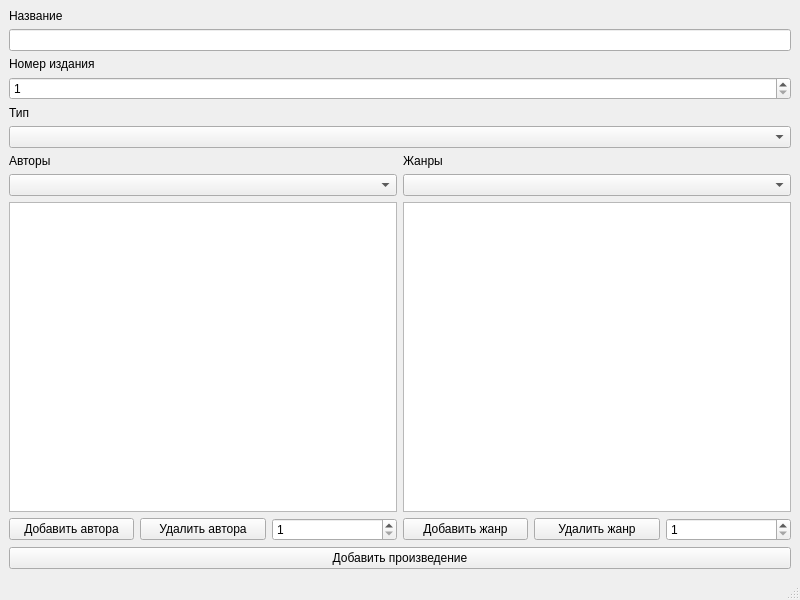
<?xml version="1.0" encoding="UTF-8"?>
<ui version="4.0">
 <class>AddWork</class>
 <widget class="QMainWindow" name="AddWork">
  <property name="geometry">
   <rect>
    <x>0</x>
    <y>0</y>
    <width>800</width>
    <height>600</height>
   </rect>
  </property>
  <property name="windowTitle">
   <string>Добавить произведение</string>
  </property>
  <property name="windowIcon">
   <iconset resource="../../Icons.qrc">
    <normaloff>:/Icons/MainIcon/Resources/MainIcons/free-icon-book-4341050.png</normaloff>:/Icons/MainIcon/Resources/MainIcons/free-icon-book-4341050.png</iconset>
  </property>
  <widget class="QWidget" name="centralwidget">
   <layout class="QVBoxLayout" name="verticalLayout_4">
    <item>
     <layout class="QVBoxLayout" name="verticalLayout">
      <item>
       <widget class="QLabel" name="label">
        <property name="text">
         <string>Название</string>
        </property>
       </widget>
      </item>
      <item>
       <widget class="QLineEdit" name="name_edit"/>
      </item>
      <item>
       <widget class="QLabel" name="label_2">
        <property name="text">
         <string>Номер издания</string>
        </property>
       </widget>
      </item>
      <item>
       <widget class="QSpinBox" name="edit_num">
        <property name="minimum">
         <number>1</number>
        </property>
       </widget>
      </item>
      <item>
       <widget class="QLabel" name="label_3">
        <property name="text">
         <string>Тип</string>
        </property>
       </widget>
      </item>
      <item>
       <widget class="QComboBox" name="type_box"/>
      </item>
     </layout>
    </item>
    <item>
     <layout class="QHBoxLayout" name="horizontalLayout_3">
      <item>
       <layout class="QVBoxLayout" name="verticalLayout_2">
        <item>
         <widget class="QLabel" name="label_4">
          <property name="text">
           <string>Авторы</string>
          </property>
         </widget>
        </item>
        <item>
         <widget class="QComboBox" name="author_box"/>
        </item>
        <item>
         <widget class="QTableWidget" name="author_tab"/>
        </item>
        <item>
         <layout class="QHBoxLayout" name="horizontalLayout">
          <item>
           <widget class="QPushButton" name="add_author">
            <property name="text">
             <string>Добавить автора</string>
            </property>
           </widget>
          </item>
          <item>
           <widget class="QPushButton" name="del_author">
            <property name="text">
             <string>Удалить автора</string>
            </property>
           </widget>
          </item>
          <item>
           <widget class="QSpinBox" name="auth_del_num">
            <property name="minimum">
             <number>1</number>
            </property>
           </widget>
          </item>
         </layout>
        </item>
       </layout>
      </item>
      <item>
       <layout class="QVBoxLayout" name="verticalLayout_3">
        <item>
         <widget class="QLabel" name="label_5">
          <property name="text">
           <string>Жанры</string>
          </property>
         </widget>
        </item>
        <item>
         <widget class="QComboBox" name="genre_box"/>
        </item>
        <item>
         <widget class="QTableWidget" name="genre_tab"/>
        </item>
        <item>
         <layout class="QHBoxLayout" name="horizontalLayout_2">
          <item>
           <widget class="QPushButton" name="add_genre">
            <property name="text">
             <string>Добавить жанр</string>
            </property>
           </widget>
          </item>
          <item>
           <widget class="QPushButton" name="del_genre">
            <property name="text">
             <string>Удалить жанр</string>
            </property>
           </widget>
          </item>
          <item>
           <widget class="QSpinBox" name="gen_del_num">
            <property name="minimum">
             <number>1</number>
            </property>
           </widget>
          </item>
         </layout>
        </item>
       </layout>
      </item>
     </layout>
    </item>
    <item>
     <widget class="QPushButton" name="add_work">
      <property name="text">
       <string>Добавить произведение</string>
      </property>
     </widget>
    </item>
   </layout>
  </widget>
  <widget class="QMenuBar" name="menubar">
   <property name="geometry">
    <rect>
     <x>0</x>
     <y>0</y>
     <width>800</width>
     <height>25</height>
    </rect>
   </property>
  </widget>
  <widget class="QStatusBar" name="statusbar"/>
 </widget>
 <resources>
  <include location="../../Icons.qrc"/>
 </resources>
 <connections/>
</ui>
